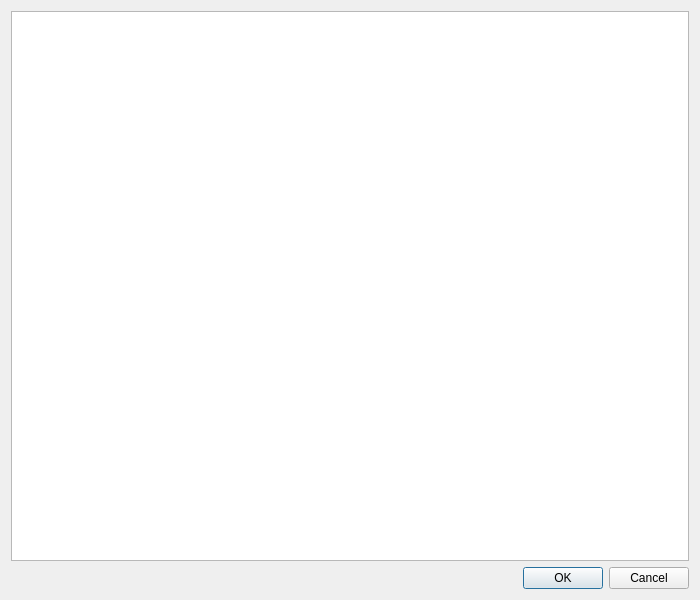
<?xml version="1.0" encoding="UTF-8"?>
<ui version="4.0">
 <class>DlgDisclaimer</class>
 <widget class="QDialog" name="DlgDisclaimer">
  <property name="geometry">
   <rect>
    <x>0</x>
    <y>0</y>
    <width>700</width>
    <height>600</height>
   </rect>
  </property>
  <property name="windowTitle">
   <string>Descargo de Responsabilidad</string>
  </property>
  <layout class="QVBoxLayout" name="verticalLayout">
   <item>
    <widget class="QTextBrowser" name="textBrowser">
     <property name="readOnly">
      <bool>true</bool>
     </property>
     <property name="openExternalLinks">
      <bool>false</bool>
     </property>
    </widget>
   </item>
   <item>
    <widget class="QDialogButtonBox" name="buttonBox">
     <property name="orientation">
      <enum>Qt::Horizontal</enum>
     </property>
     <property name="standardButtons">
      <set>QDialogButtonBox::Cancel|QDialogButtonBox::Ok</set>
     </property>
    </widget>
   </item>
  </layout>
 </widget>
 <resources/>
 <connections>
  <connection>
   <sender>buttonBox</sender>
   <signal>accepted()</signal>
   <receiver>DlgDisclaimer</receiver>
   <slot>accept()</slot>
   <hints>
    <hint type="sourcelabel">
     <x>248</x>
     <y>254</y>
    </hint>
    <hint type="destinationlabel">
     <x>157</x>
     <y>274</y>
    </hint>
   </hints>
  </connection>
  <connection>
   <sender>buttonBox</sender>
   <signal>rejected()</signal>
   <receiver>DlgDisclaimer</receiver>
   <slot>reject()</slot>
   <hints>
    <hint type="sourcelabel">
     <x>316</x>
     <y>260</y>
    </hint>
    <hint type="destinationlabel">
     <x>286</x>
     <y>274</y>
    </hint>
   </hints>
  </connection>
 </connections>
</ui>
